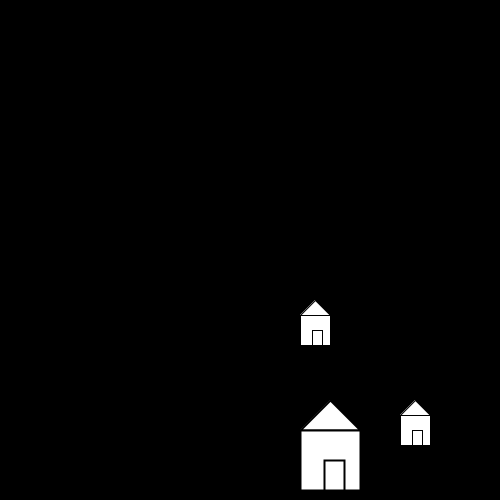
Frame 1 (no input)
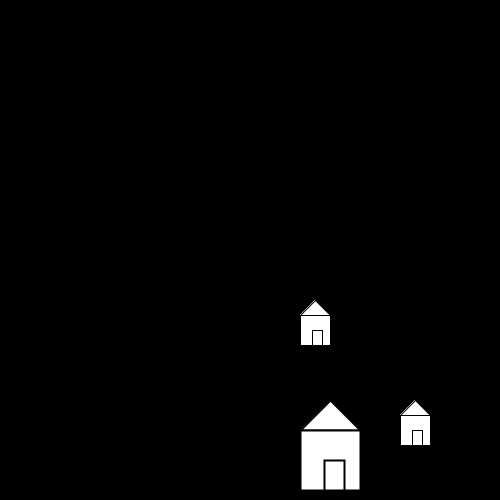
Frame 60 (the mouse pressed at the canvas centre just before this capture)
Frame 120 (the mouse held since frame 60 and released just before this capture): identical to frame 60, image omitted

The Processing sketch that drew these frames (run headless with seeded random() and noise(); from frame 60 on, the mouse is pressed at the canvas centre):

// Processing sketch: translationAndScale
// ── translationAndScale.pde
int x, y; 
int size; 

void setup(){
  size(500, 500); 
  
  background(0); 
  
  x = 200; 
  y = 200; 
}

void draw(){
  translate(100, 100); 
  triangle(x+15, y, x, y + 15, x + 30, y + 15); 
  rect(x, y +15, 30, 30); 
  rect(x + 12, y + 30, 10, 15); 
  
  pushMatrix(); 
  translate(-200, -100); 
  scale(2.0);
  triangle(x+15, y, x, y + 15, x + 30, y + 15); 
  rect(x, y +15, 30, 30); 
  rect(x + 12, y + 30, 10, 15);
  popMatrix(); 
 
  pushMatrix(); 
  translate(100, 100); 
  triangle(x+15, y, x, y + 15, x + 30, y + 15); 
  rect(x, y +15, 30, 30); 
  rect(x + 12, y + 30, 10, 15);
  popMatrix();
  
}
